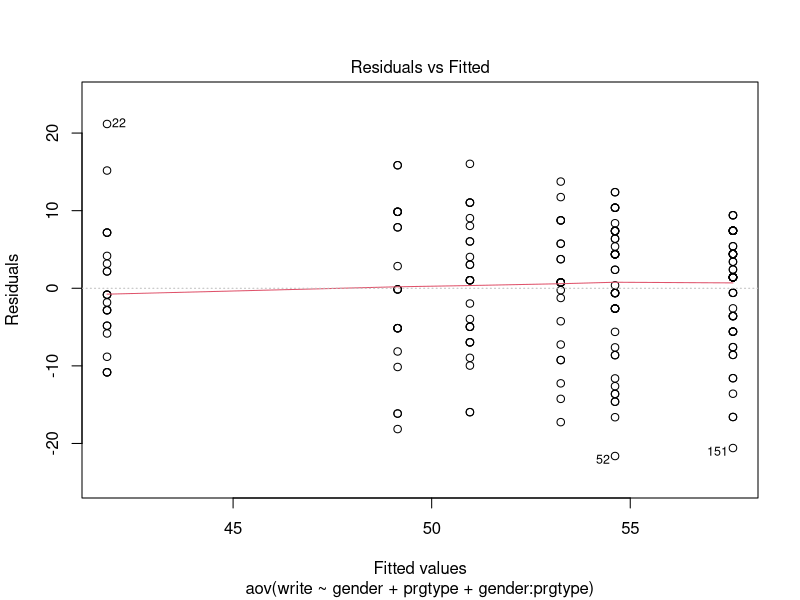
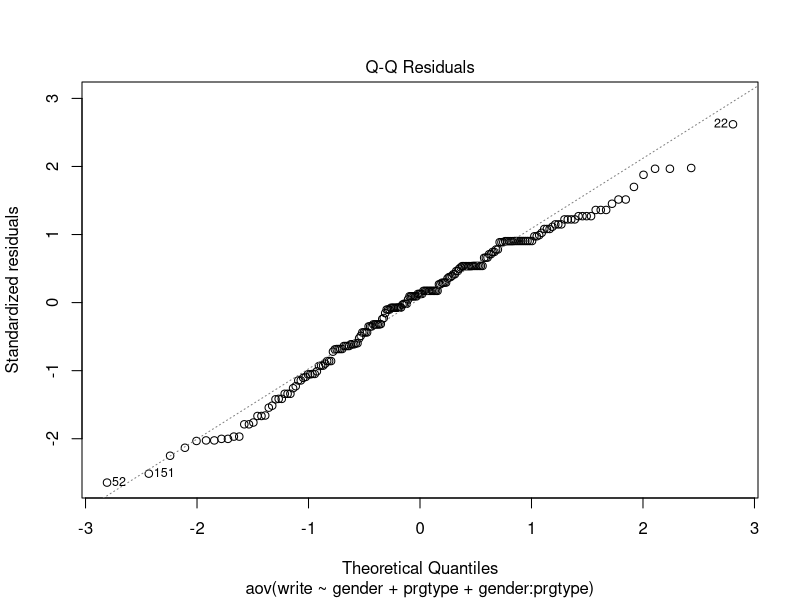
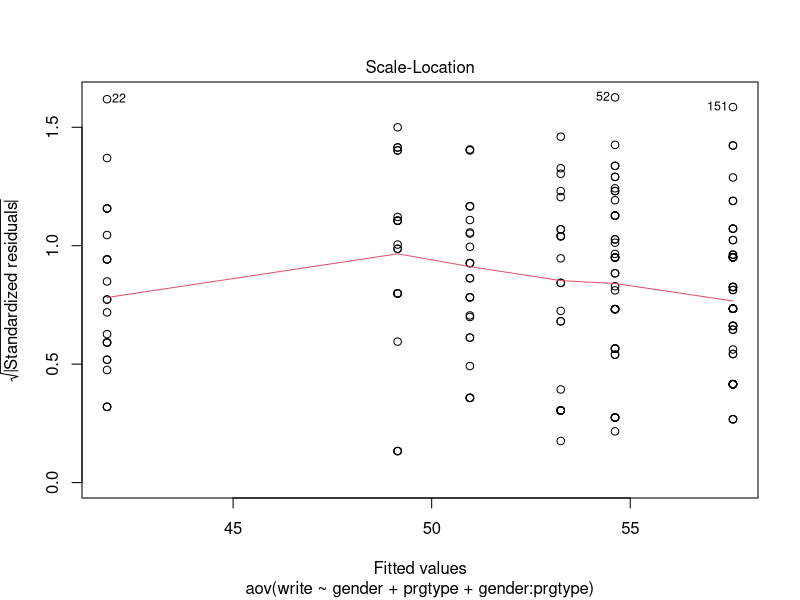
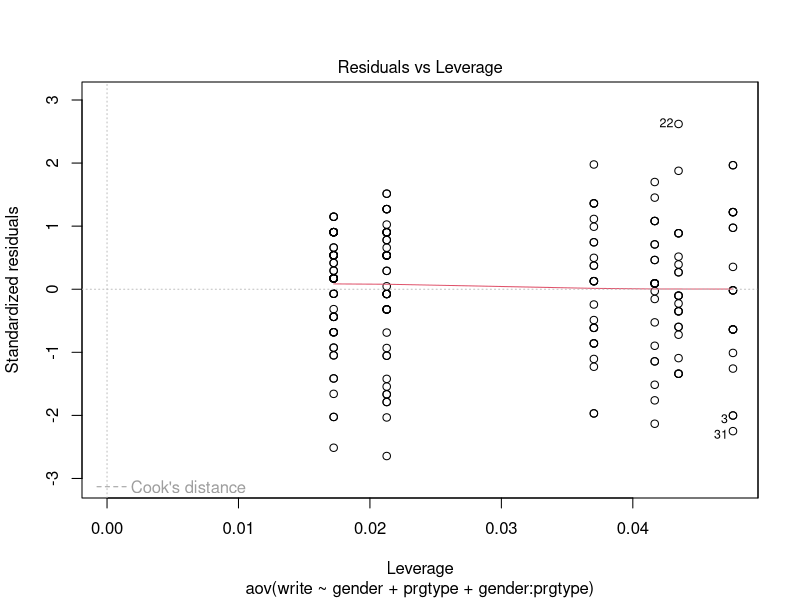
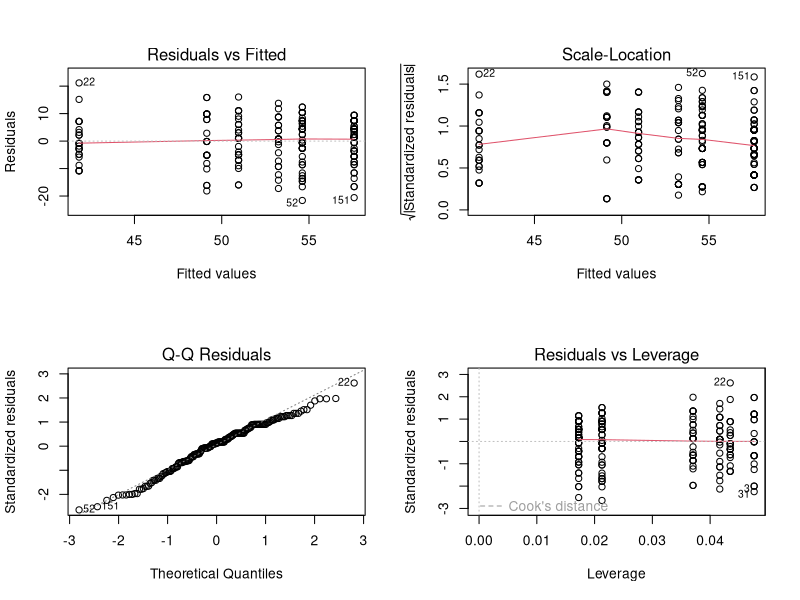

Reproduce these figures in R, in order.
getwd()
setwd("r_programming_sc2/")
data <- read.csv("hs0.csv")
data
attach(data)
fit <- aov(write~gender)
summary(fit)
#RBD
fit<- aov(write~gender+prgtype)
summary(fit)
#two way factorial
fit <- aov(write~gender+prgtype+gender:prgtype)
summary(fit)
plot(fit)
layout(matrix(c(1,2,3,4),2,2))
plot(fit)
